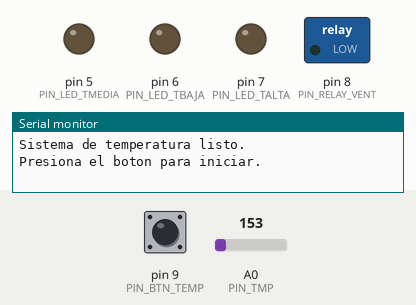
A sketch run on a simulated Arduino Uno, built with avr-gcc and run on an emulated ATmega328P. On the bench: switched loads named in the sketch (green lamp = pin HIGH), output pins drawn as LEDs (lit = HIGH), the last lines printed to the serial monitor. Dashed ring = blinking. Inputs (shaded band) come from the test bench; at power-on: pin 9 (PIN_BTN_TEMP) HIGH, A0 (PIN_TMP) = 153.

Above: at 1.2 s.
1.3 s: pin 9 (PIN_BTN_TEMP) pulled LOW for 1 s
At 2.5 s:
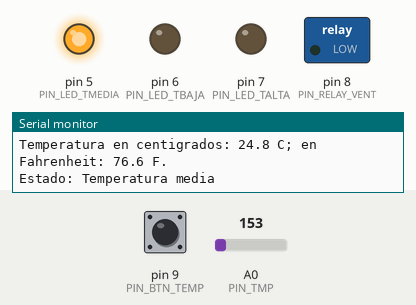
3.8 s: pin 9 (PIN_BTN_TEMP) pulled LOW for 0.15 s
At 4.6 s:
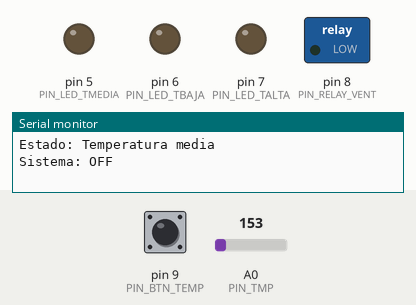
5.4 s: pin 9 (PIN_BTN_TEMP) pulled LOW for 3.2 s
At 5.9 s:
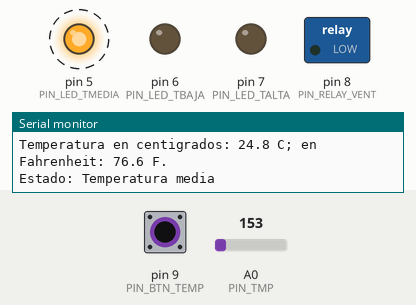
10.1 s: pin 9 (PIN_BTN_TEMP) driven LOW
At 10.21 s:
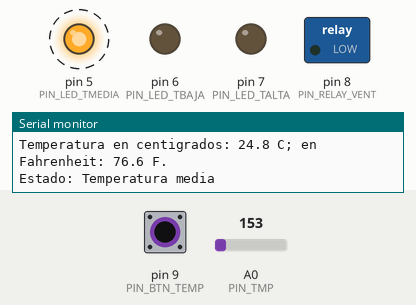
13.1 s: A0 (PIN_TMP) set to 164
At 13.42 s:
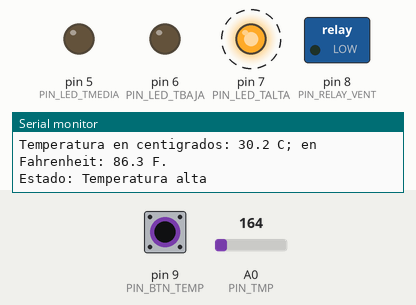
16.1 s: A0 (PIN_TMP) set to 175
At 16.24 s:
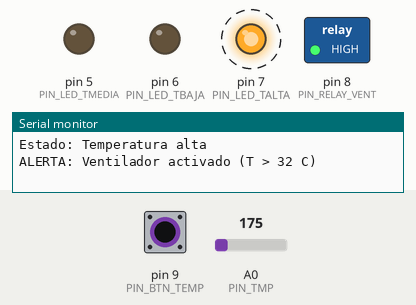
Timing chart, 0 to 20.1 s (numbered marks = the images above; inputs shaded):
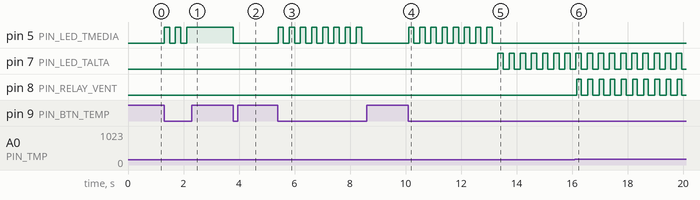

Measured:
- the behaviour switches between 163 and 164 on A0 (PIN_TMP) (found by bisection; images 4 and 5)
- after the input at 1.3 s, pin 5 (PIN_LED_TMEDIA): alternates HIGH for 0.19 s and LOW for 0.21 s, 5 changes in all, then stays HIGH, starting at once
- after the input at 3.8 s, pin 5 (PIN_LED_TMEDIA): HIGH → LOW at once
- after the input at 5.4 s, pin 5 (PIN_LED_TMEDIA): alternates HIGH for 0.19 s and LOW for 0.21 s, 16 changes in all, then stays LOW, starting at once
- after the input at 10.1 s, pin 5 (PIN_LED_TMEDIA): alternates HIGH for 0.19 s and LOW for 0.21 s, starting at once
- after the input at 13.1 s, pin 5 (PIN_LED_TMEDIA): goes on until 13.1 s, then stays LOW; pin 7 (PIN_LED_TALTA): alternates HIGH for 0.19 s and LOW for 0.21 s, starting after 0.22 s
- after the input at 16.1 s, pin 8 (PIN_RELAY_VENT): alternates HIGH for 0.17 s and LOW for 0.24 s, starting after 0.06 s

The sketch:

tinkercad_1_temperatura.ino
```cpp
/*
 ============================================================
 INVERNADERO INTELIGENTE
 Subsistema 1: Monitoreo y Control de Temperatura
 Simulacion: Tinkercad
 ============================================================
 PINES:
   A0  -> Sensor TMP36
   D5  -> LED verde  (Temperatura media  20-30 C)
   D6  -> LED azul   (Temperatura baja   < 20 C)
   D7  -> LED rojo   (Temperatura alta   >= 30 C)
   D8  -> Relevador ventilador (activa cuando T > 32 C)
   D9  -> Pulsador inicio/paro (INPUT_PULLUP)

 SENSOR TMP36:
   V   = (ADC * 5.0) / 1023.0
   T_C = (V - 0.5) * 100.0
   T_F = (T_C * 9.0 / 5.0) + 32.0

 FRECUENCIA DE MUESTREO: 1 medicion por minuto (60000 ms)
 ============================================================
*/

const int PIN_TMP        = A0;
const int PIN_LED_TMEDIA = 5;
const int PIN_LED_TBAJA  = 6;
const int PIN_LED_TALTA  = 7;
const int PIN_RELAY_VENT = 8;
const int PIN_BTN_TEMP   = 9;

bool sistemaActivo = false;

unsigned long tUltimoDebTemp = 0;
unsigned long tUltimoTemp    = 0;

const unsigned long DEBOUNCE_MS  = 200;
const unsigned long INTERVALO_MS = 60000UL;

void setup() {
  Serial.begin(9600);
  pinMode(PIN_LED_TBAJA,   OUTPUT);
  pinMode(PIN_LED_TMEDIA,  OUTPUT);
  pinMode(PIN_LED_TALTA,   OUTPUT);
  pinMode(PIN_RELAY_VENT,  OUTPUT);
  pinMode(PIN_BTN_TEMP,    INPUT_PULLUP);
  digitalWrite(PIN_RELAY_VENT, LOW);
  apagarLEDs();
  Serial.println("Sistema de temperatura listo.");
  Serial.println("Presiona el boton para iniciar.");
}

void loop() {
  unsigned long ahora = millis();

  if (digitalRead(PIN_BTN_TEMP) == LOW) {
    if ((ahora - tUltimoDebTemp) > DEBOUNCE_MS) {
      tUltimoDebTemp = ahora;
      sistemaActivo = !sistemaActivo;
      tUltimoTemp = ahora - INTERVALO_MS;
      Serial.print("Sistema: ");
      Serial.println(sistemaActivo ? "ON" : "OFF");
      if (!sistemaActivo) {
        apagarLEDs();
        digitalWrite(PIN_RELAY_VENT, LOW);
      }
    }
  }

  if (sistemaActivo && (ahora - tUltimoTemp) >= INTERVALO_MS) {
    tUltimoTemp = ahora;
    medirTemperatura();
  }
}

void medirTemperatura() {
  int adcVal = analogRead(PIN_TMP);
  float voltaje = (adcVal * 5.0) / 1023.0;
  float tempC   = (voltaje - 0.5) * 100.0;
  float tempF   = (tempC * 9.0 / 5.0) + 32.0;

  Serial.print("Temperatura en centigrados: ");
  Serial.print(tempC, 1);
  Serial.print(" C; en Fahrenheit: ");
  Serial.print(tempF, 1);
  Serial.println(" F.");

  apagarLEDs();

  if (tempC < 20.0) {
    digitalWrite(PIN_LED_TBAJA, HIGH);
    Serial.println("Estado: Temperatura baja");
  } else if (tempC >= 30.0) {
    digitalWrite(PIN_LED_TALTA, HIGH);
    Serial.println("Estado: Temperatura alta");
  } else {
    digitalWrite(PIN_LED_TMEDIA, HIGH);
    Serial.println("Estado: Temperatura media");
  }

  if (tempC > 32.0) {
    digitalWrite(PIN_RELAY_VENT, HIGH);
    Serial.println("ALERTA: Ventilador activado (T > 32 C)");
  } else {
    digitalWrite(PIN_RELAY_VENT, LOW);
  }
}

void apagarLEDs() {
  digitalWrite(PIN_LED_TBAJA,  LOW);
  digitalWrite(PIN_LED_TMEDIA, LOW);
  digitalWrite(PIN_LED_TALTA,  LOW);
}
```
